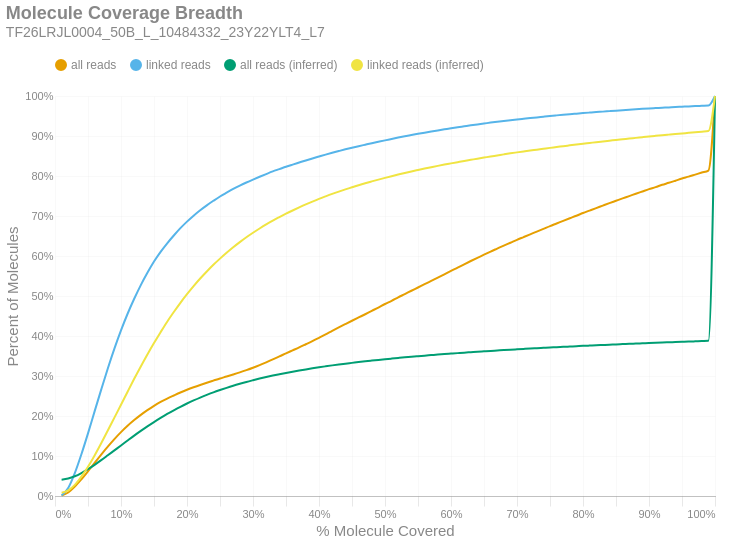

This figure's notebook cell:
### Markdown cell above
### Molecule Read Coverage
This chart shows molecule coverage breadth as computed by the number of bases aligned to that molecule. In other words, "*how much of each unique long molecule is actually sequenced/aligned?*" Keep in mind there is a distinction between sequences and alignments, since some sequences belonging to a particular molecule may not align well and wouldn't appear in the alignment data. This chart also shows molecule coverage breadth as computed by the *inferred fragment* from which the aligned sequences originate. Unlike read coverage, this calculation takes into account the total insert size, including unsequenced gaps between the forward and reverse reads. Like the previous figures, these are cumulative percents.

### Code cell
if SKIPLR:
    print_html(f"Skipped")
else:
    binned_df = consolidated_hist(valids['coverage_bp'], mask, 0.01, True)
    binned_df_inf = consolidated_hist(valids['coverage_inserts'], mask, 0.01, True)
    binned_df = binned_df.with_columns(pl.lit(binned_df_inf['all reads (cumsum)']).alias('all reads (inferred)'))
    binned_df = binned_df.with_columns(pl.lit(binned_df_inf['linked reads (cumsum)']).alias('linked reads (inferred)'))
    binned_df = binned_df.with_columns(
        (pl.col('bin').cast(pl.Float64) + 0.01).alias('right_edge')
    )

    with SafeRender(binned_df):
        (
            density_plot(binned_df, 'Molecule Coverage Breadth', samplename, 'molcov', ['all reads (inferred)','linked reads (inferred)'])
            .encode(
                #x=alt.X('bin:Q', title="% Molecule Covered").axis(format = '%').scale(padding=0),
                x=alt.X('right_edge:Q', title="% Molecule Covered").axis(format='%').scale(padding=0),
                y=alt.Y('value:Q', title='Percent of Molecules')
                    .axis(format='%')
                    .stack(False)
                    .scale(domainMin=0, padding=0),
                color=alt.Color("key:N").scale(domain = ["all reads", "linked reads", "all reads (inferred)", "linked reads (inferred)"]),
                tooltip = [
                    alt.Tooltip("key:N", title = "Data Type"),
                    alt.Tooltip("range_label:N", title="% Molecule Covered"),
                    alt.Tooltip("value:Q", format = ".2%", title="% Molecules")
                ]
            )
        ).display()

### Figure 1 — Vega-Lite specification as saved in the notebook (floating-point values rounded to 4 significant figures)
{"width": "container", "height": 400, "config": {"title": {"anchor": "start", "dy": -15, "fontSize": 18, "color": "#888888", "subtitleColor": "#888888", "subtitleFontSize": 14}, "arc": {"fill": "#0072B2"}, "axis": {"domainColor": "#888888", "domainWidth": 0.5, "gridWidth": 0.2, "grid": false, "titleFontWeight": 400, "titleFontSize": 15, "labelFontSize": 11, "labelColor": "#888888", "tickColor": "#888888", "tickWidth": 0.2, "titleColor": "#888888"}, "axisBand": {"grid": false}, "axisX": {"grid": true, "tickSize": 10, "domainCap": "round"}, "axisY": {"domain": false, "grid": true, "tickSize": 0, "domainCap": "round"}, "background": "transparent", "header": {"labelFontSize": 15, "labelColor": "#888888", "titleFontSize": 15, "titleFontWeight": 600, "titleColor": "#888888"}, "legend": {"labelFont": "sans-serif", "labelFontSize": 12, "labelColor": "#888888", "symbolSize": 100, "symbolType": "circle", "titleFontSize": 12, "titlePadding": 10, "titleColor": "#888888", "title": null, "orient": "top"}, "range": {"category": ["#E69F00", "#56B4E9", "#009E73", "#F0E442", "#0072B2", "#D55E00", "#CC79A7", "#000000"], "diverging": ["#cfe8f3", "#a2d4ec", "#73bfe2", "#46abdb", "#1696d2", "#12719e"]}, "area": {"fill": "#0072B2", "fillOpacity": 0.7, "line": true, "strokeOpacity": 0.7}, "line": {"color": "#0072B2", "stroke": "#0072B2", "strokeWidth": 2}, "trail": {"color": "#0072B2", "stroke": "#0072B2", "strokeWidth": 0, "size": 1}, "point": {"filled": true, "fillOpacity": 1.0, "size": 95}, "text": {"color": "#888888", "fontSize": 11, "align": "right", "fontWeight": 400, "size": 11}, "bar": {"fill": "#0072B2", "stroke": null}, "view": {"stroke": null, "continuousWidth": 660, "continuousHeight": 400}}, "data": {"name": "data-8c4cf18c376e96e39a11ea574f0bdfb7"}, "mark": {"type": "line", "interpolate": "monotone", "point": {"opacity": 0, "size": 275}}, "encoding": {"color": {"field": "key", "scale": {"domain": ["all reads", "linked reads", "all reads (inferred)", "linked reads (inferred)"]}, "type": "nominal"}, "tooltip": [{"field": "key", "title": "Data Type", "type": "nominal"}, {"field": "range_label", "title": "% Molecule Covered", "type": "nominal"}, {"field": "value", "format": ".2%", "title": "% Molecules", "type": "quantitative"}], "x": {"axis": {"format": "%"}, "field": "right_edge", "scale": {"padding": 0}, "title": "% Molecule Covered", "type": "quantitative"}, "y": {"axis": {"format": "%"}, "field": "value", "scale": {"domainMin": 0, "padding": 0}, "stack": false, "title": "Percent of Molecules", "type": "quantitative"}}, "params": [{"name": "param_c36ac31b6afebe62", "select": {"type": "point", "fields": ["key"]}, "bind": "legend"}], "title": {"text": "Molecule Coverage Breadth", "subtitle": "TF26LRJL0004_50B_L_10484332_23Y22YLT4_L7"}, "transform": [{"fold": ["all reads (cumsum)", "linked reads (cumsum)", "all reads (inferred)", "linked reads (inferred)"]}, {"calculate": "replace(datum.key, ' (cumsum)', '')", "as": "key"}, {"filter": {"param": "param_c36ac31b6afebe62"}}], "usermeta": {"embedOptions": {"downloadFileName": "TF26LRJL0004_50B_L_10484332_23Y22YLT4_L7.molcov"}}, "$schema": "https://vega.github.io/schema/vega-lite/v6.4.1.json", "datasets": {"data-8c4cf18c376e96e39a11ea574f0bdfb7": [{"bin": "0.0", "interval": "0.0-0.01", "all reads": 0.0008097, "linked reads": 0.001313, "all reads (cumsum)": 0.0008097, "linked reads (cumsum)": 0.001313, "range_label": "0.0-0.01", "all reads (inferred)": 0.04081, "linked reads (inferred)": 0.007985, "right_edge": 0.01}, {"bin": "0.01", "interval": "0.01-0.02", "all reads": 0.007889, "linked reads": 0.01869, "all reads (cumsum)": 0.008699, "linked reads (cumsum)": 0.02001, "range_label": "0.01-0.02", "all reads (inferred)": 0.04356, "linked reads (inferred)": 0.01391, "right_edge": 0.02}, {"bin": "0.02", "interval": "0.02-0.03", "all reads": 0.01477, "linked reads": 0.0372, "all reads (cumsum)": 0.02347, "linked reads (cumsum)": 0.05721, "range_label": "0.02-0.03", "all reads (inferred)": 0.04927, "linked reads (inferred)": 0.02787, "right_edge": 0.03}, {"bin": "0.03", "interval": "0.03-0.04", "all reads": 0.01827, "linked reads": 0.04716, "all reads (cumsum)": 0.04175, "linked reads (cumsum)": 0.1044, "range_label": "0.03-0.04", "all reads (inferred)": 0.05741, "linked reads (inferred)": 0.04849, "right_edge": 0.04}, {"bin": "0.04", "interval": "0.04-0.05", "all reads": 0.01998, "linked reads": 0.05218, "all reads (cumsum)": 0.06173, "linked reads (cumsum)": 0.1565, "range_label": "0.04-0.05", "all reads (inferred)": 0.06707, "linked reads (inferred)": 0.07314, "right_edge": 0.05}, {"bin": "0.05", "interval": "0.05-0.06", "all reads": 0.02102, "linked reads": 0.05511, "all reads (cumsum)": 0.08275, "linked reads (cumsum)": 0.2116, "range_label": "0.05-0.06", "all reads (inferred)": 0.07798, "linked reads (inferred)": 0.1014, "right_edge": 0.06}, {"bin": "0.06", "interval": "0.06-0.07", "all reads": 0.02062, "linked reads": 0.05421, "all reads (cumsum)": 0.1034, "linked reads (cumsum)": 0.2659, "range_label": "0.06-0.07", "all reads (inferred)": 0.08966, "linked reads (inferred)": 0.1319, "right_edge": 0.07}, {"bin": "0.07", "interval": "0.07-0.08", "all reads": 0.02002, "linked reads": 0.05278, "all reads (cumsum)": 0.1234, "linked reads (cumsum)": 0.3186, "range_label": "0.07-0.08", "all reads (inferred)": 0.1019, "linked reads (inferred)": 0.1638, "right_edge": 0.08}, {"bin": "0.08", "interval": "0.08-0.09", "all reads": 0.01884, "linked reads": 0.04965, "all reads (cumsum)": 0.1422, "linked reads (cumsum)": 0.3683, "range_label": "0.08-0.09", "all reads (inferred)": 0.1141, "linked reads (inferred)": 0.196, "right_edge": 0.09}, {"bin": "0.09", "interval": "0.09-0.1", "all reads": 0.01738, "linked reads": 0.04572, "all reads (cumsum)": 0.1596, "linked reads (cumsum)": 0.414, "range_label": "0.09-0.1", "all reads (inferred)": 0.1264, "linked reads (inferred)": 0.2282, "right_edge": 0.1}, {"bin": "0.1", "interval": "0.1-0.11", "all reads": 0.01584, "linked reads": 0.04162, "all reads (cumsum)": 0.1755, "linked reads (cumsum)": 0.4556, "range_label": "0.1-0.11", "all reads (inferred)": 0.1388, "linked reads (inferred)": 0.2608, "right_edge": 0.11}, {"bin": "0.11", "interval": "0.11-0.12", "all reads": 0.01429, "linked reads": 0.03747, "all reads (cumsum)": 0.1897, "linked reads (cumsum)": 0.4931, "range_label": "0.11-0.12", "all reads (inferred)": 0.151, "linked reads (inferred)": 0.2929, "right_edge": 0.12}, {"bin": "0.12", "interval": "0.12-0.13", "all reads": 0.01307, "linked reads": 0.0342, "all reads (cumsum)": 0.2028, "linked reads (cumsum)": 0.5273, "range_label": "0.12-0.13", "all reads (inferred)": 0.1627, "linked reads (inferred)": 0.3238, "right_edge": 0.13}, {"bin": "0.13", "interval": "0.13-0.14", "all reads": 0.01182, "linked reads": 0.03069, "all reads (cumsum)": 0.2146, "linked reads (cumsum)": 0.558, "range_label": "0.13-0.14", "all reads (inferred)": 0.1741, "linked reads (inferred)": 0.3538, "right_edge": 0.14}, {"bin": "0.14", "interval": "0.14-0.15", "all reads": 0.0109, "linked reads": 0.02812, "all reads (cumsum)": 0.2255, "linked reads (cumsum)": 0.5861, "range_label": "0.14-0.15", "all reads (inferred)": 0.1849, "linked reads (inferred)": 0.3823, "right_edge": 0.15}, {"bin": "0.15", "interval": "0.15-0.16", "all reads": 0.009538, "linked reads": 0.0243, "all reads (cumsum)": 0.2351, "linked reads (cumsum)": 0.6104, "range_label": "0.15-0.16", "all reads (inferred)": 0.1952, "linked reads (inferred)": 0.4095, "right_edge": 0.16}, {"bin": "0.16", "interval": "0.16-0.17", "all reads": 0.008483, "linked reads": 0.02143, "all reads (cumsum)": 0.2436, "linked reads (cumsum)": 0.6318, "range_label": "0.16-0.17", "all reads (inferred)": 0.2051, "linked reads (inferred)": 0.4358, "right_edge": 0.17}, {"bin": "0.17", "interval": "0.17-0.18", "all reads": 0.007751, "linked reads": 0.01939, "all reads (cumsum)": 0.2513, "linked reads (cumsum)": 0.6512, "range_label": "0.17-0.18", "all reads (inferred)": 0.2143, "linked reads (inferred)": 0.4599, "right_edge": 0.18}, {"bin": "0.18", "interval": "0.18-0.19", "all reads": 0.007478, "linked reads": 0.01833, "all reads (cumsum)": 0.2588, "linked reads (cumsum)": 0.6695, "range_label": "0.18-0.19", "all reads (inferred)": 0.223, "linked reads (inferred)": 0.483, "right_edge": 0.19}, {"bin": "0.19", "interval": "0.19-0.2", "all reads": 0.006764, "linked reads": 0.01641, "all reads (cumsum)": 0.2656, "linked reads (cumsum)": 0.6859, "range_label": "0.19-0.2", "all reads (inferred)": 0.2312, "linked reads (inferred)": 0.5045, "right_edge": 0.2}, {"bin": "0.2", "interval": "0.2-0.21", "all reads": 0.006239, "linked reads": 0.01495, "all reads (cumsum)": 0.2718, "linked reads (cumsum)": 0.7009, "range_label": "0.2-0.21", "all reads (inferred)": 0.2389, "linked reads (inferred)": 0.5248, "right_edge": 0.21}, {"bin": "0.21", "interval": "0.21-0.22", "all reads": 0.005857, "linked reads": 0.01353, "all reads (cumsum)": 0.2776, "linked reads (cumsum)": 0.7144, "range_label": "0.21-0.22", "all reads (inferred)": 0.2461, "linked reads (inferred)": 0.5438, "right_edge": 0.22}, {"bin": "0.22", "interval": "0.22-0.23", "all reads": 0.005535, "linked reads": 0.01228, "all reads (cumsum)": 0.2832, "linked reads (cumsum)": 0.7267, "range_label": "0.22-0.23", "all reads (inferred)": 0.2527, "linked reads (inferred)": 0.5613, "right_edge": 0.23}, {"bin": "0.23", "interval": "0.23-0.24", "all reads": 0.005322, "linked reads": 0.01132, "all reads (cumsum)": 0.2885, "linked reads (cumsum)": 0.738, "range_label": "0.23-0.24", "all reads (inferred)": 0.259, "linked reads (inferred)": 0.578, "right_edge": 0.24}, {"bin": "0.24", "interval": "0.24-0.25", "all reads": 0.005256, "linked reads": 0.01077, "all reads (cumsum)": 0.2938, "linked reads (cumsum)": 0.7488, "range_label": "0.24-0.25", "all reads (inferred)": 0.2649, "linked reads (inferred)": 0.5934, "right_edge": 0.25}, {"bin": "0.25", "interval": "0.25-0.26", "all reads": 0.004919, "linked reads": 0.009567, "all reads (cumsum)": 0.2987, "linked reads (cumsum)": 0.7584, "range_label": "0.25-0.26", "all reads (inferred)": 0.2704, "linked reads (inferred)": 0.608, "right_edge": 0.26}, {"bin": "0.26", "interval": "0.26-0.27", "all reads": 0.005078, "linked reads": 0.009168, "all reads (cumsum)": 0.3038, "linked reads (cumsum)": 0.7675, "range_label": "0.26-0.27", "all reads (inferred)": 0.2757, "linked reads (inferred)": 0.6218, "right_edge": 0.27}, {"bin": "0.27", "interval": "0.27-0.28", "all reads": 0.005224, "linked reads": 0.008372, "all reads (cumsum)": 0.309, "linked reads (cumsum)": 0.7759, "range_label": "0.27-0.28", "all reads (inferred)": 0.2806, "linked reads (inferred)": 0.6347, "right_edge": 0.28}, {"bin": "0.28", "interval": "0.28-0.29", "all reads": 0.005587, "linked reads": 0.007819, "all reads (cumsum)": 0.3146, "linked reads (cumsum)": 0.7837, "range_label": "0.28-0.29", "all reads (inferred)": 0.2852, "linked reads (inferred)": 0.6469, "right_edge": 0.29}, {"bin": "0.29", "interval": "0.29-0.3", "all reads": 0.006001, "linked reads": 0.007285, "all reads (cumsum)": 0.3206, "linked reads (cumsum)": 0.791, "range_label": "0.29-0.3", "all reads (inferred)": 0.2894, "linked reads (inferred)": 0.6581, "right_edge": 0.3}, {"bin": "0.3", "interval": "0.3-0.31", "all reads": 0.006578, "linked reads": 0.007009, "all reads (cumsum)": 0.3271, "linked reads (cumsum)": 0.798, "range_label": "0.3-0.31", "all reads (inferred)": 0.2935, "linked reads (inferred)": 0.6688, "right_edge": 0.31}, {"bin": "0.31", "interval": "0.31-0.32", "all reads": 0.007106, "linked reads": 0.006822, "all reads (cumsum)": 0.3343, "linked reads (cumsum)": 0.8048, "range_label": "0.31-0.32", "all reads (inferred)": 0.2974, "linked reads (inferred)": 0.679, "right_edge": 0.32}, {"bin": "0.32", "interval": "0.32-0.33", "all reads": 0.007432, "linked reads": 0.006588, "all reads (cumsum)": 0.3417, "linked reads (cumsum)": 0.8114, "range_label": "0.32-0.33", "all reads (inferred)": 0.301, "linked reads (inferred)": 0.6885, "right_edge": 0.33}, {"bin": "0.33", "interval": "0.33-0.34", "all reads": 0.007275, "linked reads": 0.005817, "all reads (cumsum)": 0.349, "linked reads (cumsum)": 0.8172, "range_label": "0.33-0.34", "all reads (inferred)": 0.3044, "linked reads (inferred)": 0.6973, "right_edge": 0.34}, {"bin": "0.34", "interval": "0.34-0.35", "all reads": 0.007659, "linked reads": 0.005867, "all reads (cumsum)": 0.3566, "linked reads (cumsum)": 0.8231, "range_label": "0.34-0.35", "all reads (inferred)": 0.3076, "linked reads (inferred)": 0.7057, "right_edge": 0.35}, {"bin": "0.35", "interval": "0.35-0.36", "all reads": 0.007414, "linked reads": 0.005377, "all reads (cumsum)": 0.364, "linked reads (cumsum)": 0.8285, "range_label": "0.35-0.36", "all reads (inferred)": 0.3107, "linked reads (inferred)": 0.7138, "right_edge": 0.36}, {"bin": "0.36", "interval": "0.36-0.37", "all reads": 0.007456, "linked reads": 0.005209, "all reads (cumsum)": 0.3715, "linked reads (cumsum)": 0.8337, "range_label": "0.36-0.37", "all reads (inferred)": 0.3136, "linked reads (inferred)": 0.7215, "right_edge": 0.37}, {"bin": "0.37", "interval": "0.37-0.38", "all reads": 0.007838, "linked reads": 0.005211, "all reads (cumsum)": 0.3793, "linked reads (cumsum)": 0.8389, "range_label": "0.37-0.38", "all reads (inferred)": 0.3165, "linked reads (inferred)": 0.729, "right_edge": 0.38}, {"bin": "0.38", "interval": "0.38-0.39", "all reads": 0.007878, "linked reads": 0.004967, "all reads (cumsum)": 0.3872, "linked reads (cumsum)": 0.8439, "range_label": "0.38-0.39", "all reads (inferred)": 0.3192, "linked reads (inferred)": 0.7361, "right_edge": 0.39}, {"bin": "0.39", "interval": "0.39-0.4", "all reads": 0.008314, "linked reads": 0.004769, "all reads (cumsum)": 0.3955, "linked reads (cumsum)": 0.8486, "range_label": "0.39-0.4", "all reads (inferred)": 0.3218, "linked reads (inferred)": 0.7429, "right_edge": 0.4}, {"bin": "0.4", "interval": "0.4-0.41", "all reads": 0.008457, "linked reads": 0.004739, "all reads (cumsum)": 0.404, "linked reads (cumsum)": 0.8534, "range_label": "0.4-0.41", "all reads (inferred)": 0.3242, "linked reads (inferred)": 0.7492, "right_edge": 0.41}, {"bin": "0.41", "interval": "0.41-0.42", "all reads": 0.008816, "linked reads": 0.004568, "all reads (cumsum)": 0.4128, "linked reads (cumsum)": 0.858, "range_label": "0.41-0.42", "all reads (inferred)": 0.3266, "linked reads (inferred)": 0.7553, "right_edge": 0.42}, {"bin": "0.42", "interval": "0.42-0.43", "all reads": 0.008648, "linked reads": 0.004399, "all reads (cumsum)": 0.4214, "linked reads (cumsum)": 0.8624, "range_label": "0.42-0.43", "all reads (inferred)": 0.3287, "linked reads (inferred)": 0.761, "right_edge": 0.43}, {"bin": "0.43", "interval": "0.43-0.44", "all reads": 0.008417, "linked reads": 0.004299, "all reads (cumsum)": 0.4299, "linked reads (cumsum)": 0.8667, "range_label": "0.43-0.44", "all reads (inferred)": 0.3308, "linked reads (inferred)": 0.7665, "right_edge": 0.44}, {"bin": "0.44", "interval": "0.44-0.45", "all reads": 0.00831, "linked reads": 0.004051, "all reads (cumsum)": 0.4382, "linked reads (cumsum)": 0.8707, "range_label": "0.44-0.45", "all reads (inferred)": 0.3328, "linked reads (inferred)": 0.7717, "right_edge": 0.45}, {"bin": "0.45", "interval": "0.45-0.46", "all reads": 0.008157, "linked reads": 0.003886, "all reads (cumsum)": 0.4463, "linked reads (cumsum)": 0.8746, "range_label": "0.45-0.46", "all reads (inferred)": 0.3348, "linked reads (inferred)": 0.777, "right_edge": 0.46}, {"bin": "0.46", "interval": "0.46-0.47", "all reads": 0.008098, "linked reads": 0.003706, "all reads (cumsum)": 0.4544, "linked reads (cumsum)": 0.8783, "range_label": "0.46-0.47", "all reads (inferred)": 0.3368, "linked reads (inferred)": 0.7819, "right_edge": 0.47}, {"bin": "0.47", "interval": "0.47-0.48", "all reads": 0.008442, "linked reads": 0.003684, "all reads (cumsum)": 0.4629, "linked reads (cumsum)": 0.882, "range_label": "0.47-0.48", "all reads (inferred)": 0.3385, "linked reads (inferred)": 0.7865, "right_edge": 0.48}, {"bin": "0.48", "interval": "0.48-0.49", "all reads": 0.008244, "linked reads": 0.003576, "all reads (cumsum)": 0.4711, "linked reads (cumsum)": 0.8856, "range_label": "0.48-0.49", "all reads (inferred)": 0.3402, "linked reads (inferred)": 0.791, "right_edge": 0.49}, {"bin": "0.49", "interval": "0.49-0.5", "all reads": 0.008932, "linked reads": 0.003547, "all reads (cumsum)": 0.48, "linked reads (cumsum)": 0.8891, "range_label": "0.49-0.5", "all reads (inferred)": 0.3419, "linked reads (inferred)": 0.7953, "right_edge": 0.5}, {"bin": "0.5", "interval": "0.5-0.51", "all reads": 0.007786, "linked reads": 0.003458, "all reads (cumsum)": 0.4878, "linked reads (cumsum)": 0.8926, "range_label": "0.5-0.51", "all reads (inferred)": 0.3435, "linked reads (inferred)": 0.7995, "right_edge": 0.51}, {"bin": "0.51", "interval": "0.51-0.52", "all reads": 0.008702, "linked reads": 0.003456, "all reads (cumsum)": 0.4965, "linked reads (cumsum)": 0.896, "range_label": "0.51-0.52", "all reads (inferred)": 0.3451, "linked reads (inferred)": 0.8036, "right_edge": 0.52}, {"bin": "0.52", "interval": "0.52-0.53", "all reads": 0.008186, "linked reads": 0.003264, "all reads (cumsum)": 0.5047, "linked reads (cumsum)": 0.8993, "range_label": "0.52-0.53", "all reads (inferred)": 0.3467, "linked reads (inferred)": 0.8076, "right_edge": 0.53}, {"bin": "0.53", "interval": "0.53-0.54", "all reads": 0.008401, "linked reads": 0.003054, "all reads (cumsum)": 0.5131, "linked reads (cumsum)": 0.9023, "range_label": "0.53-0.54", "all reads (inferred)": 0.3481, "linked reads (inferred)": 0.8114, "right_edge": 0.54}, {"bin": "0.54", "interval": "0.54-0.55", "all reads": 0.008147, "linked reads": 0.003068, "all reads (cumsum)": 0.5213, "linked reads (cumsum)": 0.9054, "range_label": "0.54-0.55", "all reads (inferred)": 0.3495, "linked reads (inferred)": 0.815, "right_edge": 0.55}, {"bin": "0.55", "interval": "0.55-0.56", "all reads": 0.008354, "linked reads": 0.002988, "all reads (cumsum)": 0.5296, "linked reads (cumsum)": 0.9084, "range_label": "0.55-0.56", "all reads (inferred)": 0.3509, "linked reads (inferred)": 0.8185, "right_edge": 0.56}, {"bin": "0.56", "interval": "0.56-0.57", "all reads": 0.008061, "linked reads": 0.002877, "all reads (cumsum)": 0.5377, "linked reads (cumsum)": 0.9113, "range_label": "0.56-0.57", "all reads (inferred)": 0.3522, "linked reads (inferred)": 0.822, "right_edge": 0.57}, {"bin": "0.57", "interval": "0.57-0.58", "all reads": 0.00807, "linked reads": 0.002731, "all reads (cumsum)": 0.5458, "linked reads (cumsum)": 0.914, "range_label": "0.57-0.58", "all reads (inferred)": 0.3536, "linked reads (inferred)": 0.8253, "right_edge": 0.58}, {"bin": "0.58", "interval": "0.58-0.59", "all reads": 0.008243, "linked reads": 0.002626, "all reads (cumsum)": 0.554, "linked reads (cumsum)": 0.9166, "range_label": "0.58-0.59", "all reads (inferred)": 0.3548, "linked reads (inferred)": 0.8285, "right_edge": 0.59}, {"bin": "0.59", "interval": "0.59-0.6", "all reads": 0.008566, "linked reads": 0.002651, "all reads (cumsum)": 0.5626, "linked reads (cumsum)": 0.9193, "range_label": "0.59-0.6", "all reads (inferred)": 0.356, "linked reads (inferred)": 0.8316, "right_edge": 0.6}, {"bin": "0.6", "interval": "0.6-0.61", "all reads": 0.008186, "linked reads": 0.002496, "all reads (cumsum)": 0.5707, "linked reads (cumsum)": 0.9218, "range_label": "0.6-0.61", "all reads (inferred)": 0.3572, "linked reads (inferred)": 0.8346, "right_edge": 0.61}, {"bin": "0.61", "interval": "0.61-0.62", "all reads": 0.008423, "linked reads": 0.002457, "all reads (cumsum)": 0.5792, "linked reads (cumsum)": 0.9242, "range_label": "0.61-0.62", "all reads (inferred)": 0.3584, "linked reads (inferred)": 0.8376, "right_edge": 0.62}, {"bin": "0.62", "interval": "0.62-0.63", "all reads": 0.008297, "linked reads": 0.002464, "all reads (cumsum)": 0.5875, "linked reads (cumsum)": 0.9267, "range_label": "0.62-0.63", "all reads (inferred)": 0.3595, "linked reads (inferred)": 0.8404, "right_edge": 0.63}, {"bin": "0.63", "interval": "0.63-0.64", "all reads": 0.008053, "linked reads": 0.002289, "all reads (cumsum)": 0.5955, "linked reads (cumsum)": 0.929, "range_label": "0.63-0.64", "all reads (inferred)": 0.3606, "linked reads (inferred)": 0.8433, "right_edge": 0.64}, {"bin": "0.64", "interval": "0.64-0.65", "all reads": 0.00774, "linked reads": 0.002165, "all reads (cumsum)": 0.6033, "linked reads (cumsum)": 0.9311, "range_label": "0.64-0.65", "all reads (inferred)": 0.3617, "linked reads (inferred)": 0.846, "right_edge": 0.65}, {"bin": "0.65", "interval": "0.65-0.66", "all reads": 0.007875, "linked reads": 0.002316, "all reads (cumsum)": 0.6111, "linked reads (cumsum)": 0.9335, "range_label": "0.65-0.66", "all reads (inferred)": 0.3627, "linked reads (inferred)": 0.8487, "right_edge": 0.66}, {"bin": "0.66", "interval": "0.66-0.67", "all reads": 0.007466, "linked reads": 0.00201, "all reads (cumsum)": 0.6186, "linked reads (cumsum)": 0.9355, "range_label": "0.66-0.67", "all reads (inferred)": 0.3638, "linked reads (inferred)": 0.8514, "right_edge": 0.67}, {"bin": "0.67", "interval": "0.67-0.68", "all reads": 0.007441, "linked reads": 0.002013, "all reads (cumsum)": 0.626, "linked reads (cumsum)": 0.9375, "range_label": "0.67-0.68", "all reads (inferred)": 0.3648, "linked reads (inferred)": 0.8541, "right_edge": 0.68}, {"bin": "0.68", "interval": "0.68-0.69", "all reads": 0.007188, "linked reads": 0.001897, "all reads (cumsum)": 0.6332, "linked reads (cumsum)": 0.9394, "range_label": "0.68-0.69", "all reads (inferred)": 0.3658, "linked reads (inferred)": 0.8567, "right_edge": 0.69}, {"bin": "0.69", "interval": "0.69-0.7", "all reads": 0.007258, "linked reads": 0.001897, "all reads (cumsum)": 0.6405, "linked reads (cumsum)": 0.9413, "range_label": "0.69-0.7", "all reads (inferred)": 0.3668, "linked reads (inferred)": 0.8591, "right_edge": 0.7}, {"bin": "0.7", "interval": "0.7-0.71", "all reads": 0.006799, "linked reads": 0.001817, "all reads (cumsum)": 0.6473, "linked reads (cumsum)": 0.9431, "range_label": "0.7-0.71", "all reads (inferred)": 0.3677, "linked reads (inferred)": 0.8615, "right_edge": 0.71}, {"bin": "0.71", "interval": "0.71-0.72", "all reads": 0.006826, "linked reads": 0.001801, "all reads (cumsum)": 0.6541, "linked reads (cumsum)": 0.9449, "range_label": "0.71-0.72", "all reads (inferred)": 0.3686, "linked reads (inferred)": 0.8638, "right_edge": 0.72}, {"bin": "0.72", "interval": "0.72-0.73", "all reads": 0.006884, "linked reads": 0.001614, "all reads (cumsum)": 0.661, "linked reads (cumsum)": 0.9465, "range_label": "0.72-0.73", "all reads (inferred)": 0.3695, "linked reads (inferred)": 0.8659, "right_edge": 0.73}, {"bin": "0.73", "interval": "0.73-0.74", "all reads": 0.006714, "linked reads": 0.001785, "all reads (cumsum)": 0.6677, "linked reads (cumsum)": 0.9483, "range_label": "0.73-0.74", "all reads (inferred)": 0.3703, "linked reads (inferred)": 0.8681, "right_edge": 0.74}, {"bin": "0.74", "interval": "0.74-0.75", "all reads": 0.007019, "linked reads": 0.001732, "all reads (cumsum)": 0.6747, "linked reads (cumsum)": 0.95, "range_label": "0.74-0.75", "all reads (inferred)": 0.3712, "linked reads (inferred)": 0.8703, "right_edge": 0.75}, {"bin": "0.75", "interval": "0.75-0.76", "all reads": 0.006503, "linked reads": 0.001539, "all reads (cumsum)": 0.6812, "linked reads (cumsum)": 0.9516, "range_label": "0.75-0.76", "all reads (inferred)": 0.372, "linked reads (inferred)": 0.8723, "right_edge": 0.76}, {"bin": "0.76", "interval": "0.76-0.77", "all reads": 0.006634, "linked reads": 0.00147, "all reads (cumsum)": 0.6879, "linked reads (cumsum)": 0.953, "range_label": "0.76-0.77", "all reads (inferred)": 0.3729, "linked reads (inferred)": 0.8745, "right_edge": 0.77}, {"bin": "0.77", "interval": "0.77-0.78", "all reads": 0.006509, "linked reads": 0.001418, "all reads (cumsum)": 0.6944, "linked reads (cumsum)": 0.9545, "range_label": "0.77-0.78", "all reads (inferred)": 0.3737, "linked reads (inferred)": 0.8766, "right_edge": 0.78}, {"bin": "0.78", "interval": "0.78-0.79", "all reads": 0.006356, "linked reads": 0.00139, "all reads (cumsum)": 0.7007, "linked reads (cumsum)": 0.9558, "range_label": "0.78-0.79", "all reads (inferred)": 0.3745, "linked reads (inferred)": 0.8787, "right_edge": 0.79}, {"bin": "0.79", "interval": "0.79-0.8", "all reads": 0.006726, "linked reads": 0.001388, "all reads (cumsum)": 0.7075, "linked reads (cumsum)": 0.9572, "range_label": "0.79-0.8", "all reads (inferred)": 0.3753, "linked reads (inferred)": 0.8807, "right_edge": 0.8}, {"bin": "0.8", "interval": "0.8-0.81", "all reads": 0.006136, "linked reads": 0.001299, "all reads (cumsum)": 0.7136, "linked reads (cumsum)": 0.9585, "range_label": "0.8-0.81", "all reads (inferred)": 0.3761, "linked reads (inferred)": 0.8826, "right_edge": 0.81}, {"bin": "0.81", "interval": "0.81-0.82", "all reads": 0.006153, "linked reads": 0.001272, "all reads (cumsum)": 0.7197, "linked reads (cumsum)": 0.9598, "range_label": "0.81-0.82", "all reads (inferred)": 0.3769, "linked reads (inferred)": 0.8846, "right_edge": 0.82}, {"bin": "0.82", "interval": "0.82-0.83", "all reads": 0.00623, "linked reads": 0.001128, "all reads (cumsum)": 0.726, "linked reads (cumsum)": 0.9609, "range_label": "0.82-0.83", "all reads (inferred)": 0.3776, "linked reads (inferred)": 0.8864, "right_edge": 0.83}, {"bin": "0.83", "interval": "0.83-0.84", "all reads": 0.006174, "linked reads": 0.001249, "all reads (cumsum)": 0.7321, "linked reads (cumsum)": 0.9622, "range_label": "0.83-0.84", "all reads (inferred)": 0.3783, "linked reads (inferred)": 0.8882, "right_edge": 0.84}, {"bin": "0.84", "interval": "0.84-0.85", "all reads": 0.005937, "linked reads": 0.001222, "all reads (cumsum)": 0.7381, "linked reads (cumsum)": 0.9634, "range_label": "0.84-0.85", "all reads (inferred)": 0.379, "linked reads (inferred)": 0.8901, "right_edge": 0.85}, {"bin": "0.85", "interval": "0.85-0.86", "all reads": 0.005984, "linked reads": 0.001158, "all reads (cumsum)": 0.7441, "linked reads (cumsum)": 0.9646, "range_label": "0.85-0.86", "all reads (inferred)": 0.3797, "linked reads (inferred)": 0.8919, "right_edge": 0.86}, {"bin": "0.86", "interval": "0.86-0.87", "all reads": 0.005698, "linked reads": 0.001133, "all reads (cumsum)": 0.7498, "linked reads (cumsum)": 0.9657, "range_label": "0.86-0.87", "all reads (inferred)": 0.3804, "linked reads (inferred)": 0.8936, "right_edge": 0.87}, {"bin": "0.87", "interval": "0.87-0.88", "all reads": 0.005953, "linked reads": 0.001092, "all reads (cumsum)": 0.7557, "linked reads (cumsum)": 0.9668, "range_label": "0.87-0.88", "all reads (inferred)": 0.3811, "linked reads (inferred)": 0.8953, "right_edge": 0.88}, {"bin": "0.88", "interval": "0.88-0.89", "all reads": 0.005687, "linked reads": 0.001053, "all reads (cumsum)": 0.7614, "linked reads (cumsum)": 0.9678, "range_label": "0.88-0.89", "all reads (inferred)": 0.3818, "linked reads (inferred)": 0.897, "right_edge": 0.89}, {"bin": "0.89", "interval": "0.89-0.9", "all reads": 0.00566, "linked reads": 0.0009825, "all reads (cumsum)": 0.7671, "linked reads (cumsum)": 0.9688, "range_label": "0.89-0.9", "all reads (inferred)": 0.3824, "linked reads (inferred)": 0.8987, "right_edge": 0.9}, {"bin": "0.9", "interval": "0.9-0.91", "all reads": 0.005172, "linked reads": 0.0008958, "all reads (cumsum)": 0.7722, "linked reads (cumsum)": 0.9697, "range_label": "0.9-0.91", "all reads (inferred)": 0.3831, "linked reads (inferred)": 0.9003, "right_edge": 0.91}, {"bin": "0.91", "interval": "0.91-0.92", "all reads": 0.005802, "linked reads": 0.0009004, "all reads (cumsum)": 0.778, "linked reads (cumsum)": 0.9706, "range_label": "0.91-0.92", "all reads (inferred)": 0.3837, "linked reads (inferred)": 0.9019, "right_edge": 0.92}, {"bin": "0.92", "interval": "0.92-0.93", "all reads": 0.004912, "linked reads": 0.0008913, "all reads (cumsum)": 0.783, "linked reads (cumsum)": 0.9715, "range_label": "0.92-0.93", "all reads (inferred)": 0.3843, "linked reads (inferred)": 0.9034, "right_edge": 0.93}, {"bin": "0.93", "interval": "0.93-0.94", "all reads": 0.005302, "linked reads": 0.0009232, "all reads (cumsum)": 0.7883, "linked reads (cumsum)": 0.9724, "range_label": "0.93-0.94", "all reads (inferred)": 0.3849, "linked reads (inferred)": 0.905, "right_edge": 0.94}, {"bin": "0.94", "interval": "0.94-0.95", "all reads": 0.005418, "linked reads": 0.0007773, "all reads (cumsum)": 0.7937, "linked reads (cumsum)": 0.9732, "range_label": "0.94-0.95", "all reads (inferred)": 0.3855, "linked reads (inferred)": 0.9064, "right_edge": 0.95}, {"bin": "0.95", "interval": "0.95-0.96", "all reads": 0.004677, "linked reads": 0.0008047, "all reads (cumsum)": 0.7984, "linked reads (cumsum)": 0.974, "range_label": "0.95-0.96", "all reads (inferred)": 0.3861, "linked reads (inferred)": 0.9079, "right_edge": 0.96}, {"bin": "0.96", "interval": "0.96-0.97", "all reads": 0.005149, "linked reads": 0.0007431, "all reads (cumsum)": 0.8035, "linked reads (cumsum)": 0.9748, "range_label": "0.96-0.97", "all reads (inferred)": 0.3867, "linked reads (inferred)": 0.9094, "right_edge": 0.97}, {"bin": "0.97", "interval": "0.97-0.98", "all reads": 0.005167, "linked reads": 0.0006383, "all reads (cumsum)": 0.8087, "linked reads (cumsum)": 0.9754, "range_label": "0.97-0.98", "all reads (inferred)": 0.3873, "linked reads (inferred)": 0.9108, "right_edge": 0.98}, {"bin": "0.98", "interval": "0.98-0.99", "all reads": 0.004962, "linked reads": 0.000636, "all reads (cumsum)": 0.8136, "linked reads (cumsum)": 0.976, "range_label": "0.98-0.99", "all reads (inferred)": 0.3879, "linked reads (inferred)": 0.9123, "right_edge": 0.99}, {"bin": "0.99", "interval": "0.99-1.0", "all reads": 0.1864, "linked reads": 0.02397, "all reads (cumsum)": 1.0, "linked reads (cumsum)": 1.0, "range_label": "0.99-1.0", "all reads (inferred)": 1.0, "linked reads (inferred)": 1.0, "right_edge": 1.0}]}}
